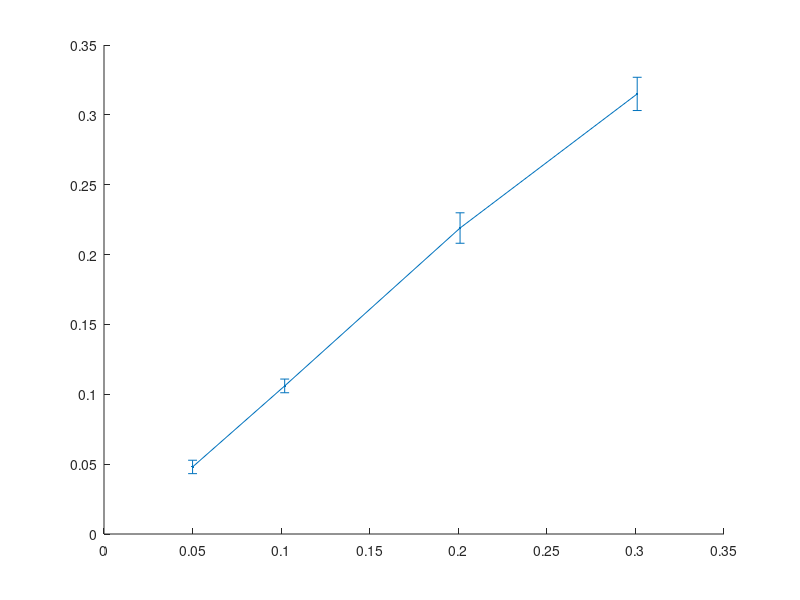

The MATLAB source for this figure: (Note: this script raises an error after producing the figure.)
%% Plot the phase diagram of (Tm,Y)VO4 vs Y content
cd 'C:\Users\Pierre\Desktop\Postdoc\Software\Matlab\Matlab_data_analysis\Cp_analysis\AnalyzeCpDoping\YTmVO4_Cp_Matlab';
%% Actual doping vs nominal doping
% Actual doping measured in microprobe

x_nom = [0.050; 0.102; 0.201; 0.301];% nominal x=Y/(Y+Tm) atomic ratio
x_up = [0.048; 0.106; 0.219; 0.315];% x value measured in microprobe
dx_up = [0.0048; 0.0049; 0.0109; 0.0119];% standard deviation of x measured in microprobe
figure
errorbar(x_nom,x_up,dx_up,'.-','Markersize',18)

%% Interpolate actual x_up values to estimate for doping levels not yet measured in microprobe
x_nm = [0.153; 0.181; 0.220; 0.248];% nominal doping levels of samples not measured in microprobe
% for which samples have not yet been measured in microprobe
x_dop = sort([x_nom; x_nm]);
x_intpl = interp1(x_nom,x_up,x_dop);% interpolate x_up at x values including x_nm
[xval,xind]=intersect(x_dop,x_nm);% extract values and indices of x_nm (interpolated x) in x_dop
x_intpl(xind)% show interpolated values of x at x_nm
dx_intpl = interp1(x_nom,dx_up,x_dop);% interpolate dx_up at x values including x_nm

%% Corrections of errorbars on certain doping levels
x_full = [0;x_intpl];
dxp = [0;dx_intpl];
dxm = [0;dx_intpl];
dxp(round(x_full,2)==0.20) = 0.05;
% nominal doping value is likely to differ significantly from the actual doping

%% Plot data + interpolation
figure
plot(x_nom,x_up,'o','DisplayName','From microprobe');% plot interpolated x and circle the values of x_up
hold on
errorbar(x_dop,x_intpl,dx_intpl,':.','Markersize',18,'LineWidth',1,'DisplayName','Interpolated')
xlim([0 0.35])
xlabel('Nominal Y content')
ylabel('Actual Y content')
title('Y content measured in $\mu$probe interpolated')
legend('show','Location','northwest')
strValues = strtrim(cellstr(num2str([x_dop(:)  x_intpl(:)],'(%.2f,%.2f)')));
text(x_dop,x_intpl,strValues,'VerticalAlignment','top','HorizontalAlignment','left','fontsize',16);

%% Transition temperatures
% The transition temperature for each substitution level is determined from 
% the maximum of dCp/dT for the corresponding sample
Tc = [2.20, 1.85, 1.56, 1.11,0,0.70,0,0,0]';%from Heat capacity data
dTc = [0.02, 0.03, 0.03, 0.02,0.4, 0.02, 0.4,0.4,0.4]';

%% Concatenate data into table
X = horzcat(x_full,dxm,dxp,Tc,dTc);
pdtable = table(x_full,dxm,dxp,Tc,dTc);

pdtable(5:6,:) = [];% remove x=0.18 and 0.22 for which data points are uncertain
%% Plot
figure()
hold on
olive = [0 .5 0];
% Y-TmVO4 transition temperatures
ar = area(pdtable.x_full,pdtable.Tc./Tc(1),'FaceColor',[0 1 0],...
    'EdgeColor',olive,'LineWidth',1);% light green [0 1 0]
p0 = errorbar(pdtable.x_full,pdtable.Tc./Tc(1),pdtable.dTc./Tc(1),...
    pdtable.dTc./Tc(1),pdtable.dxm,pdtable.dxp,'.','Markersize',24,...
    'Color',olive,'MarkerEdgeColor',olive,'LineWidth',1);
xfit = [1, 1, 1, 0, 0];% weigh doping values in order to fit only up to x=0.1
x0 = 1;% Value of doping at which a linear fit of Tc would reach 0
% value determined after using curve fitting tool
xl = 0:0.01:x0;% range of linear plot
yl = 1/x0*(x0-xl);
% p1 = plot(xl,yl,'--');

annttl = annotation('textbox',[0.55 0.775 0.2 0.1],'interpreter','latex',...
    'String',{'Tm$_{1-x}$Y$_x$VO$_4$'},'LineStyle','-','EdgeColor','k',...
    'FitBoxToText','on','LineWidth',1,'BackgroundColor','w','Color','k');% add annotation

% Cumulative plot parameters
xlim([0 0.35]); ylim([0 1.1])
ylabel('$T_D/T_D(x=0)$')
xlabel('Y content $x$')
% lgd = legend([p0,p1],{'Experimental $T_D(x)$','$T_D(x=0)\cdot (1-x)$'});
% lgd = legend([p0],{'Experimental $T_D(x)$','$T_D(x=0)\cdot (1-x)$'});

%% Export figure 
% cd 'C:\Users\Pierre\Desktop\Postdoc\YTmVO4\YTmVO4_phase_diagram';
printPNG('2019-06-02_YTmVO4_phase_diagram');

%% Export table
expname = '2018-11-12_YTmVO4_phase_diagram.txt';
% writetable(pdtable,expname);